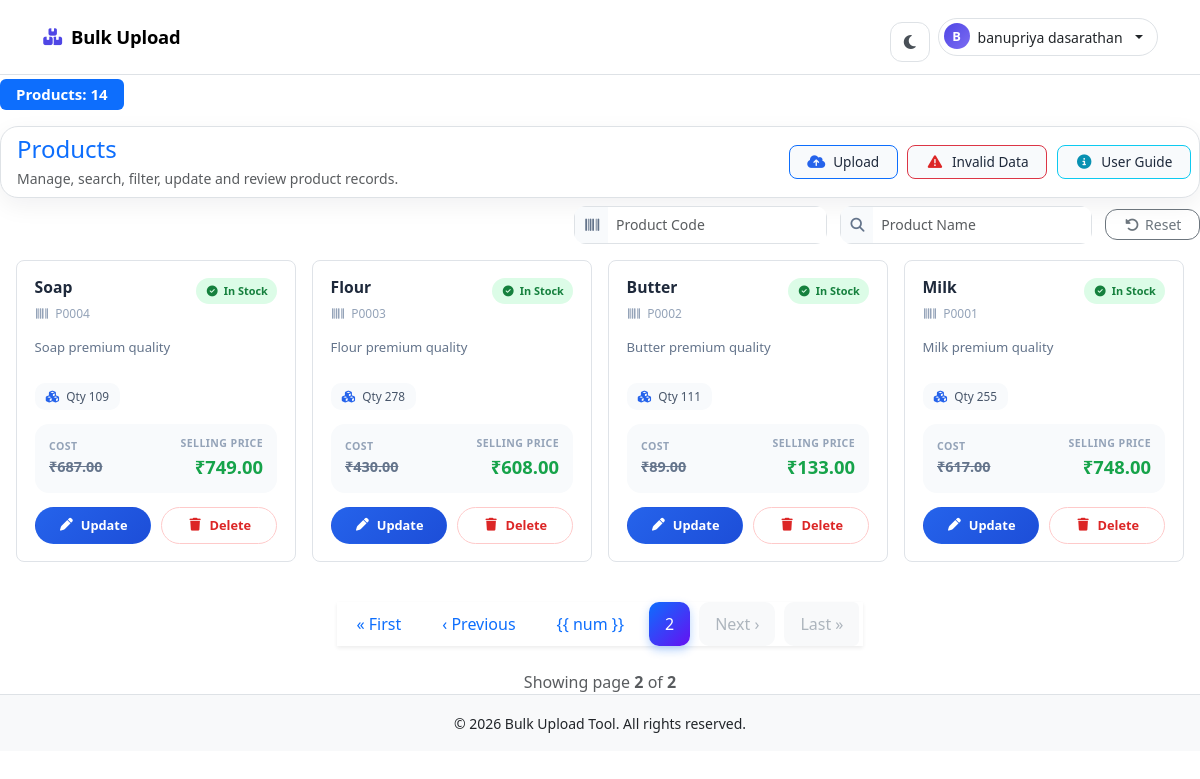
/dashboard/?page=2 (signed in), run on the app's committed database.
### core/models.py (models this page shows)
class Product_info(models.Model):
    user=models.ForeignKey(User,on_delete=models.CASCADE)
    product_code=models.CharField(max_length=100, unique=True)
    product_name=models.CharField(max_length=100,unique=True)
    description=models.TextField()
    item_category=models.CharField(max_length=500)
    cost_price=models.DecimalField(max_digits=500, decimal_places=2)
    selling_price=models.DecimalField(max_digits=500, decimal_places=2)
    quantity=models.IntegerField(null=False,default=1)
    expire_date=models.DateField(null=True)
    created_at = models.DateTimeField(auto_now_add=True)
    updated_at = models.DateTimeField(auto_now=True)
    history = HistoricalRecords()

### core/views.py (the view, shortened to what this page needs)
# urls.py: path('dashboard/', dashboard, name='tool_dashboard'),
@login_required
def dashboard(request):
    products = Product_info.objects.filter(user=request.user).order_by('-id')
    product_code = request.GET.get('product_code', '').strip()
    product_name = request.GET.get('product_name', '').strip()
    cost_price = request.GET.get('cost_price', '').strip()
    if product_code:
        products = products.filter(product_code__icontains=product_code)
    if product_name:
        first_letter = product_name[0]
        products = products.filter(
            Q(product_name__icontains=product_name) | Q(product_name__istartswith=first_letter)
        )
    paginator = Paginator(products, 10)
    page_number = request.GET.get('page')
    page_obj = paginator.get_page(page_number)
    form = UploadFileForm()
    upload_summary = UploadSummary.objects.filter(user=request.user).first()
    invalid_rows = InvalidUploadRow.objects.filter(user=request.user)
    summary = {
        "success_count": upload_summary.success_count if upload_summary else 0,
        "failed_count": upload_summary.failed_count if upload_summary else 0,
        "invalid_rows": invalid_rows,
    }
    return render(request, 'dashboard.html', {
        'page_obj': page_obj,
        'form': form,
        'summary': summary,
    })

### core/forms.py (shortened to what this page needs)
class UploadFileForm(forms.Form):
    file = forms.FileField(
        label='Select CSV or Excel file',
        widget=forms.ClearableFileInput(attrs={
            'class': 'form-control',
            'accept': '.xlsx',
            'id': 'id_file',
        }),
        help_text='Only .xlsx files are allowed.',
    )

### templates/dashboard.html (shortened to what this page needs)
{% extends 'base.html' %}
{% load static %}
{% block content %}
<link rel="stylesheet" href="{% static 'css/dash.css' %}">
<link rel="stylesheet" href="https://cdnjs.cloudflare.com/ajax/libs/font-awesome/6.5.0/css/all.min.css">
<div class="toast-container position-fixed top-0 end-0 p-3" style="z-index: 9999999;">
</div>
<h5 class="mb-3">
    <span class="badge bg-primary px-3 py-2 mt-1">
        Products: {{ page_obj.paginator.count }}
    </span>
</h5>
<div class="products-toolbar mb-2 p-2 border">
    <div class="toolbar-left ms-2">
        <h4 class="section-title mb-1 text-primary ">Products</h4>
        <p class="text-muted mb-0 small">Manage, search, filter, update and review product records.</p>
    </div>
    <div class="toolbar-menu">
        <button type="button" class="toolbar-menu-item toolbar-menu-item-upload border border-primary"
            data-bs-toggle="modal" data-bs-target="#uploadModal">
            <i class="fa-solid fa-cloud-arrow-up"></i>
            <span>Upload</span>
        </button>
        <a href="{% url 'upload_data_error' %}" class="toolbar-menu-item toolbar-menu-item-danger border border-danger">
            <i class="fa-solid fa-triangle-exclamation"></i>
            <span>Invalid Data</span>
        </a>
        <button type="button" class="toolbar-menu-item toolbar-menu-item-info border border-info" data-bs-toggle="modal"
            data-bs-target="#userGuideModal">
            <i class="fa-solid fa-circle-info"></i>
            <span>User Guide</span>
        </button>
    </div>
</div>
<form method="get" id="filterForm" class="products-filter-form" action="{% url 'tool_dashboard' %}">
    <div class="filter-group">
        <div class="input-group input-group-sm filter-control">
            <span class="input-group-text"><i class="fa-solid fa-barcode"></i></span>
            <input type="text" name="product_code" class="form-control" placeholder="Product Code"
                value="{{ request.GET.product_code }}">
        </div>
    </div>
    <div class="filter-group">
        <div class="input-group input-group-sm filter-control">
            <span class="input-group-text"><i class="fa-solid fa-magnifying-glass"></i></span>
            <input type="text" name="product_name" class="form-control" placeholder="Product Name"
                value="{{ request.GET.product_name }}">
        </div>
    </div>
    <div class="filter-actions">
        <a href="{% url 'tool_dashboard' %}" class="btn btn-outline-secondary btn-sm action-btn">
            <i class="fa-solid fa-rotate-left me-1"></i>Reset
        </a>
    </div>
</form>
<div class="row g-3 mb-3 p-3">
    {% if page_obj %}
    {% for i in page_obj %}
    <div class="col-xl-3 col-lg-4 col-md-6">
        <div class="product-card">
            <div class="product-card-top">
                <div class="product-card-heading">
                    <h5 class="product-card-title" title="{{ i.product_name }}">{{ i.product_name }}</h5>
                    <span class="product-card-code"><i class="fa-solid fa-barcode"></i>{{ i.product_code }}</span>
                </div>
                {% if i.quantity %}
                <span class="stock-badge stock-in"><i class="fa-solid fa-circle-check"></i>In Stock</span>
                {% else %}
                <span class="stock-badge stock-out"><i class="fa-solid fa-circle-xmark"></i>Out</span>
                {% endif %}
            </div>
            <p class="product-card-desc">{{ i.description|default:"No description available." }}</p>
            <div class="product-card-meta">
                <span class="meta-chip"><i class="fa-solid fa-cubes"></i>Qty {{ i.quantity }}</span>
            </div>
            <div class="product-card-price">
                <div>
                    <span class="price-label">Cost</span>
                    <span class="price-cost">₹{{ i.cost_price }}</span>
                </div>
                <div class="text-end">
                    <span class="price-label">Selling Price</span>
                    <span class="price-sell">₹{{ i.selling_price }}</span>
                </div>
            </div>
            <div class="product-card-actions">
                <button class="btn-pill btn-pill-primary" data-bs-toggle="modal"
                    data-bs-target="#updateModal{{ i.id }}">
                    <i class="fa-solid fa-pen"></i>Update
                </button>
                <a href="{% url 'product_delete' i.id %}" class="btn-pill btn-pill-danger js-delete-product"
                    data-product-name="{{ i.product_name }}">
                    <i class="fa-solid fa-trash"></i>Delete
                </a>
            </div>
        </div>
    </div>
    {% endfor %}
    {% else %}
    <div class="col-12">
        <div class="alert alert-info text-center">No Products Available</div>
    </div>
    {% endif %}
</div>
<nav class="d-flex justify-content-center mt-4">
    <ul class="pagination shadow-sm">
        {% if page_obj.has_previous %}
        <li class="page-item">
            <a class="page-link"
                href="?page=1">&laquo;
                First</a>
        </li>
        <li class="page-item">
            <a class="page-link"
                href="?page={{ page_obj.previous_page_number }}">&lsaquo;
                Previous</a>
        </li>
        {% else %}
        <li class="page-item disabled"><span class="page-link">&laquo; First</span></li>
        <li class="page-item disabled"><span class="page-link">&lsaquo; Previous</span></li>
        {% endif %}
        {% for num in page_obj.paginator.page_range %}
        {% if page_obj.number == num %}
        <li class="page-item active"><span class="page-link">{{ num }}</span></li>
        {% elif num >= page_obj.number|add:"-2" and num <= page_obj.number|add:"2" %} <li class="page-item">
            <a class="page-link"
                href="?page={{ num }}">{{
                num }}</a>
            </li>
            {% endif %}
            {% endfor %}
            {% if page_obj.has_next %}
            <li class="page-item">
                <a class="page-link"
                    href="?page={{ page_obj.next_page_number }}{% if request.GET.product_code %}&product_code={{ request.GET.product_code }}{% endif %}{% if request.GET.product_name %}&product_name={{ request.GET.product_name }}{% endif %}{% if request.GET.cost_price %}&cost_price={{ request.GET.cost_price }}{% endif %}">Next
                    &rsaquo;</a>
            </li>
            <li class="page-item">
                <a class="page-link"
                    href="?page={{ page_obj.paginator.num_pages }}{% if request.GET.product_code %}&product_code={{ request.GET.product_code }}{% endif %}{% if request.GET.product_name %}&product_name={{ request.GET.product_name }}{% endif %}{% if request.GET.cost_price %}&cost_price={{ request.GET.cost_price }}{% endif %}">Last
                    &raquo;</a>
            </li>
            {% else %}
            <li class="page-item disabled"><span class="page-link">Next &rsaquo;</span></li>
            <li class="page-item disabled"><span class="page-link">Last &raquo;</span></li>
            {% endif %}
    </ul>
</nav>
{% if page_obj %}
<div class="text-center mt-2 text-muted">
    Showing page <strong>{{ page_obj.number }}</strong> of <strong>{{ page_obj.paginator.num_pages }}</strong>
</div>
{% endif %}
{% endblock %}

### templates/navbar.html (shortened to what this page needs)
{% load static %}
<link rel="stylesheet" href="https://cdnjs.cloudflare.com/ajax/libs/font-awesome/6.5.0/css/all.min.css">
<nav class="navbar navbar-expand-lg bg-body border-bottom modern-navbar">
  <div class="container">
    <a class="navbar-brand d-flex align-items-center gap-2 fw-bold" href="{% url 'tool_dashboard' %}">
      <i class="fa-solid fa-boxes-stacked" aria-hidden="true"></i>
      <span>Bulk Upload</span>
    </a>
    <div class="collapse navbar-collapse" id="navbarNav">
      <div class="d-flex align-items-center gap-2 ms-lg-auto">
        <button type="button" class="theme-toggle-btn" id="themeToggle" aria-label="Toggle theme">
          <i class="fa-solid fa-moon" aria-hidden="true"></i>
        </button>
        {% if user.is_authenticated %}
        <div class="dropdown">
          <button class="btn user-menu-btn d-flex align-items-center gap-2 dropdown-toggle" type="button"
            data-bs-toggle="dropdown" aria-expanded="false">
            <span
              class="user-avatar-sm badge rounded-circle text-white d-inline-flex align-items-center justify-content-center">
              {{ user.first_name|default:user.username|slice:":1"|upper }}
            </span>
            <span class="d-inline small fw-medium user-fullname">
              {{ user.get_full_name|default:user.username }}
            </span>
          </button>
        </div>
        {% elif request.resolver_match.url_name == 'tool_signup_info' %}
        <a class="btn btn-nav-primary text-white" href="{% url 'tool_login_info' %}">
          <i class="fa-solid fa-right-to-bracket me-2"></i>Login
        </a>
        {% elif request.resolver_match.url_name == 'tool_login_info' %}
        {% if registration_enabled %}
        <a class="btn btn-nav-primary text-white" href="{% url 'tool_signup_info' %}">
          <i class="fa-solid fa-user-plus me-2"></i>Signup
        </a>
        {% endif %}
        {% else %}
        {% if registration_enabled %}
        <a class="btn btn-nav-primary text-white" href="{% url 'tool_signup_info' %}">
          <i class="fa-solid fa-right-to-bracket me-2"></i>Signup
        </a>
        {% endif %}
        {% endif %}
      </div>
    </div>
  </div>
</nav>

### static/css/main.css (style rules this page uses)
* { padding: 0%; margin: 0%; box-sizing: border-box; }
.navbar { height:75px; }
.pagination .page-link { color: #0d6efd; border-radius: 10px; margin: 0 4px; border: none; padding: 10px 16px; transition: all 0.3s ease; }
.pagination .page-item.active .page-link { background: linear-gradient(135deg, #0d6efd, #6610f2); border: none; color: #fff; box-shadow: 0 4px 10px rgba(13,110,253,.3); }
.pagination .page-item.disabled .page-link { color: #adb5bd; background: #f8f9fa; }
.pagination { gap: 6px; }

### templates/navbar.html (style rules this page uses)
:root { --nav-accent: #4f46e5; --nav-accent-light: #eef2ff; }
.modern-navbar { padding: 0.65rem 0; backdrop-filter: blur(8px); z-index: 9999; }
.modern-navbar .navbar-brand { font-size: 1.15rem; letter-spacing: -0.01em; }
.modern-navbar .navbar-brand i { font-size: 1.05rem; color: var(--nav-accent); }
.theme-toggle-btn { width: 40px; height: 40px; border-radius: 12px; margin-top: 10px; border: 1px solid var(--bs-border-color, #e5e7eb); background: transparent; display: inline-flex; align-items: center; justify-content: center; color: #495057; transition: background .15s ease, color .15s ease, border-color .15s ease, transform .15s ease; }
.user-menu-btn { border-radius: 999px; padding: 0.3rem 0.9rem 0.3rem 0.3rem; border: 1px solid var(--bs-border-color, #e5e7eb); background: transparent; transition: all 0.15s ease; }
.user-avatar-sm { width: 26px; height: 26px; font-size: 0.8rem; font-weight: 600; background: linear-gradient(135deg, var(--nav-accent), #7c6cf2); }
.user-fullname { max-width: 140px; overflow: hidden; text-overflow: ellipsis; white-space: nowrap; }
@media (min-width: 768px) { .user-fullname { max-width: 220px; } }

### data on the page
Product_info: product_name "Soap", product_code "P0004", shows "In Stock", description "Soap premium quality", quantity "109", cost_price "687.00", selling_price "749.00"
Product_info: product_name "Flour", product_code "P0003", shows "In Stock", description "Flour premium quality", quantity "278", cost_price "430.00", selling_price "608.00"
Product_info: product_name "Butter", product_code "P0002", shows "In Stock", description "Butter premium quality", quantity "111", cost_price "89.00", selling_price "133.00"
Product_info: product_name "Milk", product_code "P0001", shows "In Stock", description "Milk premium quality", quantity "255", cost_price "617.00", selling_price "748.00"

### other printed values
{{ user.first_name|default:user.username|slice:":1"|upper }} "B"
{{ user.get_full_name|default:user.username }} "banupriya dasarathan"
{{ page_obj.paginator.count }} "14"
{{ num }} "2"
{{ page_obj.number }} "2"
{{ page_obj.paginator.num_pages }} "2"
